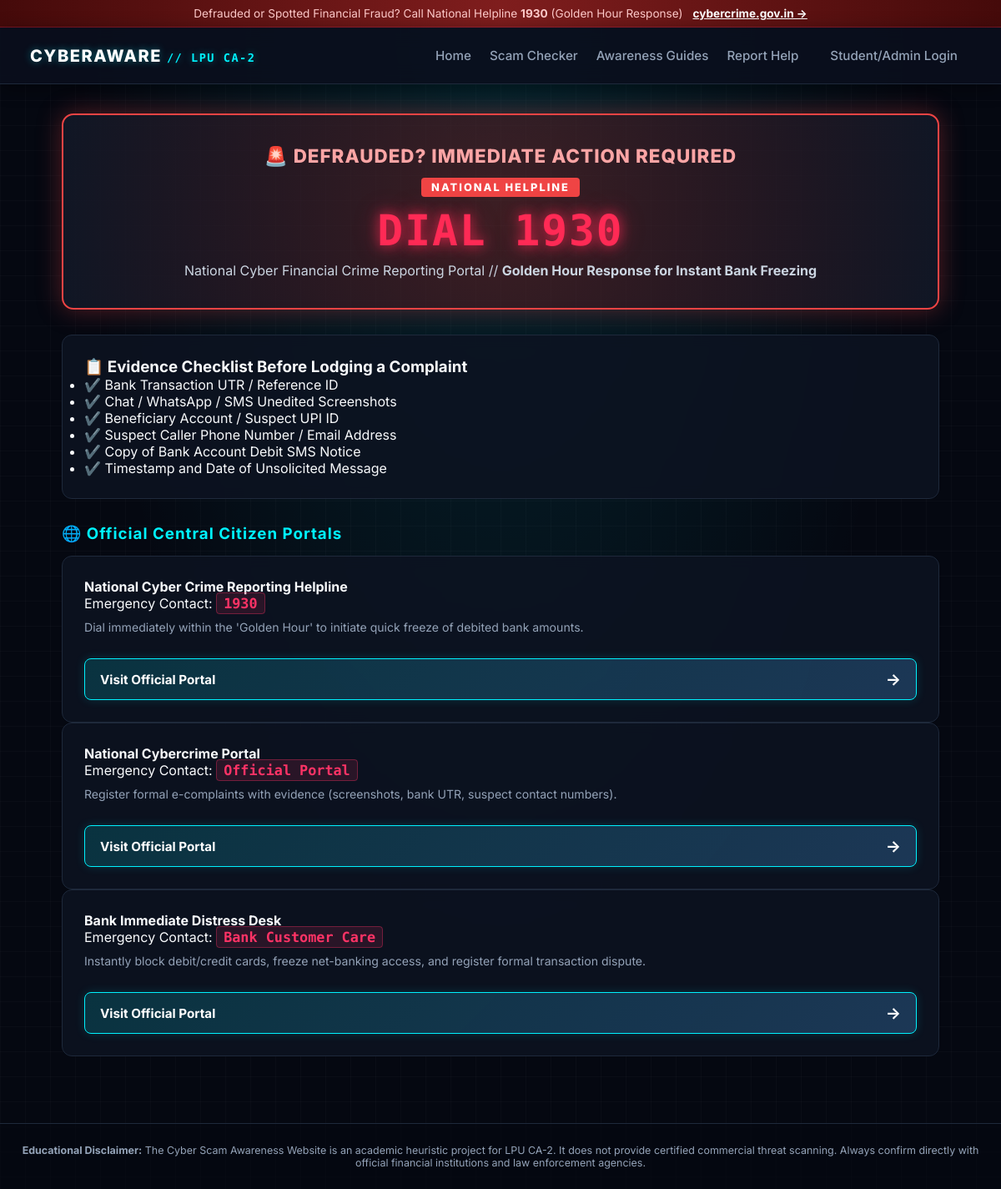
The page /report-help on the database its author committed.
### tables this page shows
CREATE TABLE report_guides (
            guide_id INTEGER PRIMARY KEY AUTOINCREMENT,
            title TEXT NOT NULL,
            official_url TEXT NOT NULL,
            helpline_number TEXT NOT NULL,
            steps TEXT NOT NULL
        );

### app.py (the view)
@app.route('/report-help')
def report_help():
    conn = get_db()
    guides = conn.execute("SELECT * FROM report_guides").fetchall()
    conn.close()
    return render_template('report.html', guides=guides)

### app.py (called while the page is built)
def get_db():
    conn = sqlite3.connect(DB_FILE, timeout=30.0, check_same_thread=False)
    conn.row_factory = sqlite3.Row
    return conn

### templates/report.html
{% extends 'base.html' %}
{% block content %}
<div class="report-alert-card">
    <h2 class="alert-title">🚨 DEFRAUDED? IMMEDIATE ACTION REQUIRED</h2>
    <div class="emergency-callout">
        <div class="helpline-badge">NATIONAL HELPLINE</div>
        <div class="helpline-number">DIAL 1930</div>
        <p class="helpline-subtext">National Cyber Financial Crime Reporting Portal // <strong>Golden Hour Response for Instant Bank Freezing</strong></p>
    </div>
</div>
<div class="checklist-card">
    <h3>📋 Evidence Checklist Before Lodging a Complaint</h3>
    <ul class="checklist-grid">
        <li><span>✔️</span> Bank Transaction UTR / Reference ID</li>
        <li><span>✔️</span> Chat / WhatsApp / SMS Unedited Screenshots</li>
        <li><span>✔️</span> Beneficiary Account / Suspect UPI ID</li>
        <li><span>✔️</span> Suspect Caller Phone Number / Email Address</li>
        <li><span>✔️</span> Copy of Bank Account Debit SMS Notice</li>
        <li><span>✔️</span> Timestamp and Date of Unsolicited Message</li>
    </ul>
</div>
<div class="directory-section">
    <h3 style="margin: 30px 0 15px 0; color: var(--cyber-cyan); letter-spacing: 1px;">🌐 Official Central Citizen Portals</h3>
    <div class="dir-grid">
        {% for guide in guides %}
        <div class="dir-card">
            <h4>{{ guide.title }}</h4>
            <p class="dir-contact">
                Emergency Contact:
                <span class="highlight-red">{{ guide.helpline_number }}</span>
            </p>
            <p class="dir-desc">{{ guide.steps }}</p>
            <a href="{{ guide.official_url }}" target="_blank" class="cyber-portal-btn">
                Visit Official Portal <span class="arrow">&rarr;</span>
            </a>
        </div>
        {% endfor %}
    </div>
</div>
{% endblock %}

### static/style.css (style rules this page uses)
:root { --bg-dark: #050811; --card-bg: rgba(13, 19, 33, 0.85); --border-color: #1e293b; --cyber-cyan: #00f2fe; --cyber-blue: #4facfe; --cyber-glow: rgba(0, 242, 254, 0.25); --neon-green: #00ff87; --neon-red: #ff3366; --text-primary: #f8fafc; --text-secondary: #94a3b8; }
* { box-sizing: border-box; margin: 0; padding: 0; font-family: 'Inter', -apple-system, sans-serif; }
body { background-color: var(--bg-dark); background-image: radial-gradient(ellipse at 50% 0%, rgba(0, 242, 254, 0.12) 0%, transparent 60%), linear-gradient(rgba(255, 255, 255, 0.02) 1px, transparent 1px), linear-gradient(90deg, rgba(255, 255, 255, 0.02) 1px, transparent 1px); background-size: 100% 100%, 30px 30px, 30px 30px; color: var(--text-primary); min-height: 100vh; display: flex; flex-direction: column; }
.info-card, .topic-card, .dir-card, .checklist-card, .checker-container { background: var(--card-bg); border: 1px solid var(--border-color); padding: 26px; border-radius: 12px; backdrop-filter: blur(8px); transition: border-color 0.3s, transform 0.3s; }
.report-alert-card { text-align: center; background: radial-gradient(circle at center, rgba(127, 29, 29, 0.45) 0%, rgba(17, 24, 39, 0.9) 100%); border: 2px solid #ef4444; padding: 35px 20px; border-radius: 14px; margin-bottom: 30px; box-shadow: 0 0 30px rgba(239, 68, 68, 0.35); }
.alert-title { color: #fca5a5; font-size: 1.4rem; font-weight: 800; letter-spacing: 1px; margin-bottom: 12px; }
.helpline-badge { display: inline-block; background: #ef4444; color: #fff; font-weight: 800; font-size: 0.8rem; letter-spacing: 2px; padding: 4px 12px; border-radius: 4px; margin-bottom: 10px; }
.emergency-callout .helpline-number { font-size: 3.2rem; font-weight: 900; color: #ff2a55; text-shadow: 0 0 15px rgba(255, 42, 85, 0.8), 0 0 30px rgba(255, 42, 85, 0.4); letter-spacing: 2px; font-family: 'Fira Code', monospace; margin-bottom: 8px; }
.helpline-subtext { font-size: 1rem; color: #cbd5e1; }
.highlight-red { color: #ff3366; font-weight: 800; font-size: 1.05rem; font-family: 'Fira Code', monospace; background: rgba(255, 51, 102, 0.12); padding: 2px 8px; border-radius: 4px; border: 1px solid rgba(255, 51, 102, 0.35); }
.cyber-portal-btn { display: inline-flex; align-items: center; justify-content: space-between; width: 100%; margin-top: 15px; padding: 12px 18px; background: linear-gradient(135deg, rgba(0, 242, 254, 0.15) 0%, rgba(79, 172, 254, 0.25) 100%); border: 1px solid var(--cyber-cyan); color: #ffffff; font-weight: 700; font-size: 0.95rem; text-decoration: none; border-radius: 8px; transition: all 0.3s ease; box-shadow: 0 0 12px rgba(0, 242, 254, 0.15); }
.cyber-portal-btn .arrow { font-size: 1.2rem; transition: transform 0.25s ease; }
.dir-desc { font-size: 0.88rem; color: #94a3b8; margin: 8px 0 12px 0; line-height: 1.5; }

### rows shown on the page
report_guides: title "National Cyber Crime Reporting Helpline", helpline_number "1930", steps "Dial immediately within the 'Golden Hour' to initiate quick freeze of debited bank amounts."
report_guides: title "National Cybercrime Portal", helpline_number "Official Portal", steps "Register formal e-complaints with evidence (screenshots, bank UTR, suspect contact numbers)."
report_guides: title "Bank Immediate Distress Desk", helpline_number "Bank Customer Care", steps "Instantly block debit/credit cards, freeze net-banking access, and register formal transaction dispute."
